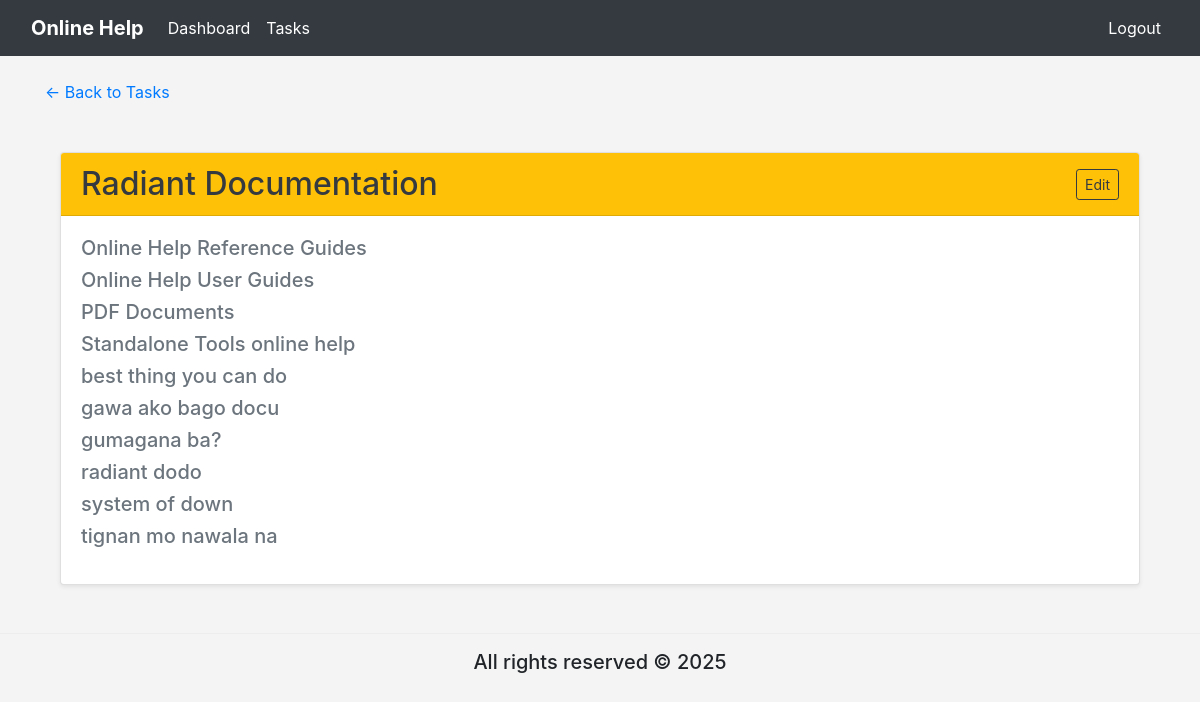
/online_help/tasks_test/tasks_edit_test/ (signed in), run on an earlier commit of the app's database.
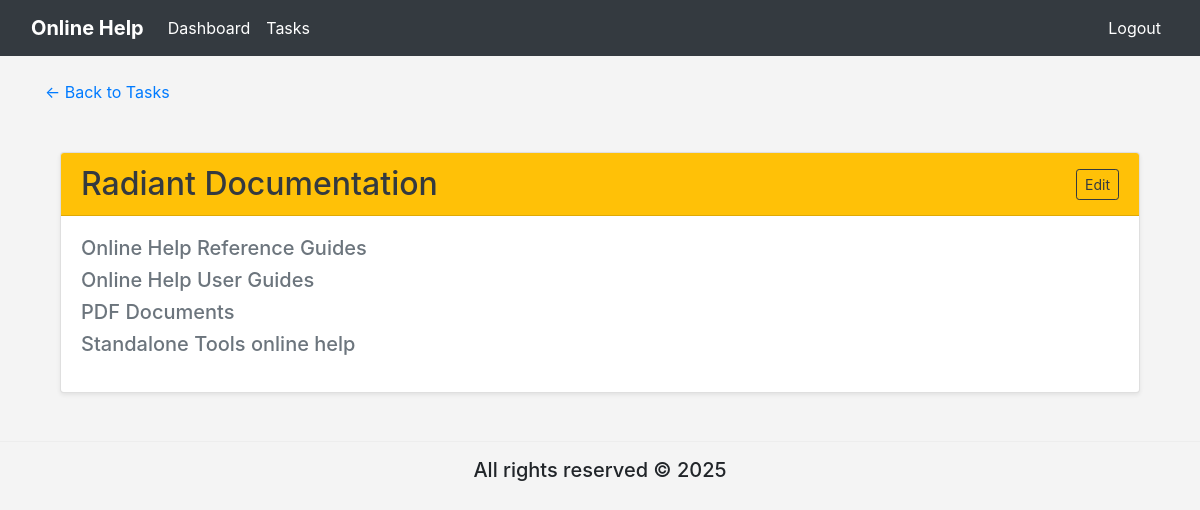
And on a later commit of the database.
### online_help/models.py (models this page shows, shortened)
class Task(models.Model):
    document = models.CharField(max_length=255)
    section = models.CharField(max_length=255)
    sub_section = models.CharField(max_length=255)
    comments = models.TextField()
    SME = models.CharField(max_length=255, blank=True, null=True)
    color = models.CharField(max_length=50)
    completion = models.CharField(max_length=100, default='0%')
    created_at = models.DateTimeField(auto_now_add=True)  # Add this line

### online_help/views.py (the view)
# urls.py: path('tasks_test/tasks_edit_test/', views.tasks_edit_test, name='tasks_edit_test'),
@login_required
def tasks_edit_test(request):
    all_tasks = Task.objects.all().order_by('document')
    seen_documents = set()
    unique_tasks = []
    for task in all_tasks:
        if task.document not in seen_documents:
            unique_tasks.append(task)
            seen_documents.add(task.document)
    ctx = {
        'tasks': unique_tasks,
        'first_task_id': unique_tasks[0].id if unique_tasks else None
    }
    return render(request, 'online_help/tasks_edit_test.html', context=ctx)

### online_help/templates/online_help/tasks_edit_test.html (shortened to what this page needs)
{% extends "online_help/base.html" %}
{% block content %}
{% load static %}
<link rel="stylesheet" href="{% static 'css/per_section.css' %}">
<link href="https://stackpath.bootstrapcdn.com/bootstrap/4.5.2/css/bootstrap.min.css" rel="stylesheet">
<p><a href="{% url 'online_help:tasks_test' %}">← Back to Tasks</a></p>
<div class="container mt-5">
    <div class="card shadow-sm">
        <div class="card-header bg-warning text-dark d-flex justify-content-between align-items-center">
            <h2 class="mb-0">Radiant Documentation</h2>
                {% if first_task_id %}
                    <a href="{% url 'online_help:documentation_edit_test' %}" class="btn btn-outline-dark btn-sm">Edit</a>
                {% endif %}
        </div>
        <div class="card-body">
            <div class="mb-3">
                {% for task in tasks %}
                    <h5 class="text-muted">
                        <a href="{% url 'online_help:per_documentation_test2' task.id %}" class="hover-link">{{ task.document }}</a>
                    </h5>
                {% empty %}
                    <p>No documents found.</p>
                {% endfor %}
            </div>
        </div>
    </div>
</div>
{% endblock %}

What changed in the data, as far as the page shows it:
removed Task: document "best thing you can do"
removed Task: document "gawa ako bago docu"
removed Task: document "gumagana ba?"
removed Task: document "radiant dodo"
removed Task: document "system of down"
removed Task: document "tignan mo nawala na"
